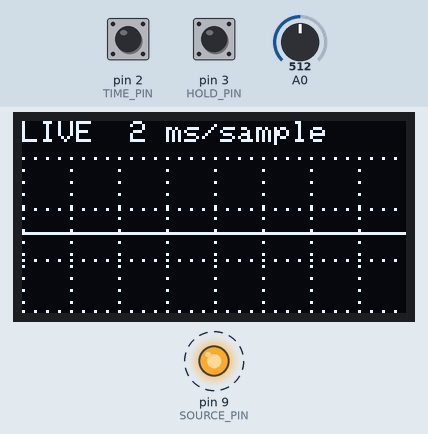
This sketch was run on a simulated Arduino Uno, built with avr-gcc and run on an emulated ATmega328P. On the bench: 128×64 one-colour display, output pins drawn as LEDs (lit = HIGH). Dashed ring = blinking. Inputs (shaded band) come from the test bench; at power-on: pin 3 (HOLD_PIN) HIGH, A0 = 512, pin 2 (TIME_PIN) HIGH.

Above: at 1.2 s.
1.3 s: pin 3 (HOLD_PIN) pulled LOW for 0.15 s
At 1.49 s:
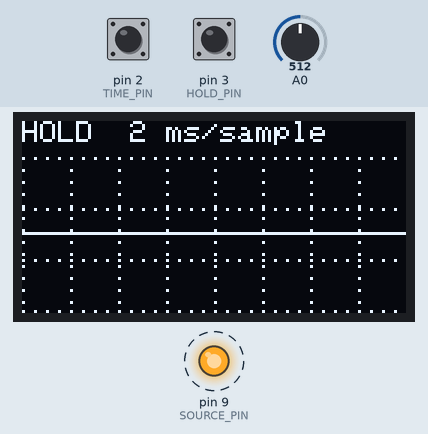
2.0 s: pin 3 (HOLD_PIN) pulled LOW for 1 s
3.6 s: A0 set to 549
At 4.08 s:
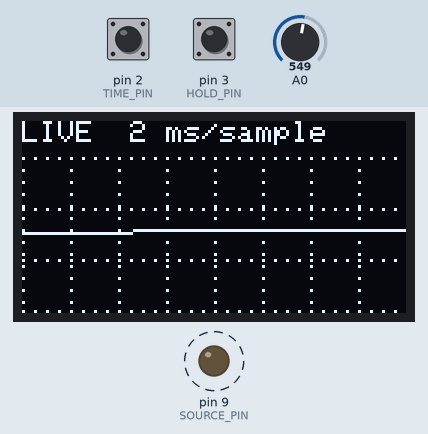
5.6 s: pin 2 (TIME_PIN) pulled LOW for 0.15 s
At 6.19 s:
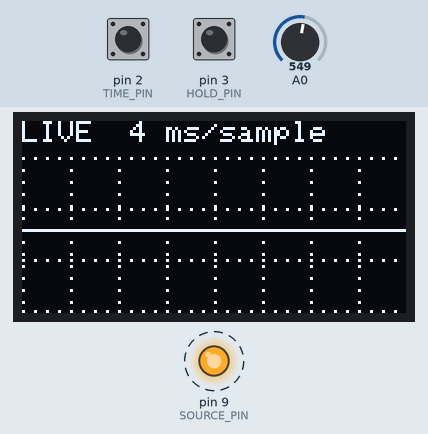
6.3 s: A0 set to 511
At 6.79 s:
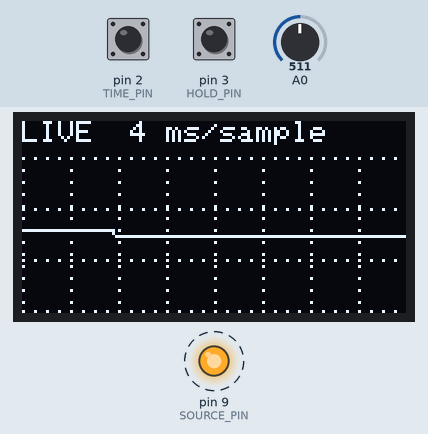
8.2 s: pin 2 (TIME_PIN) pulled LOW for 1 s
At 8.59 s:
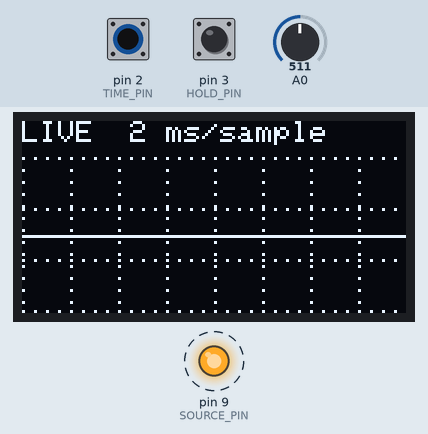
Timing chart, 0 to 10.8 s (numbered marks = the images above; inputs shaded):
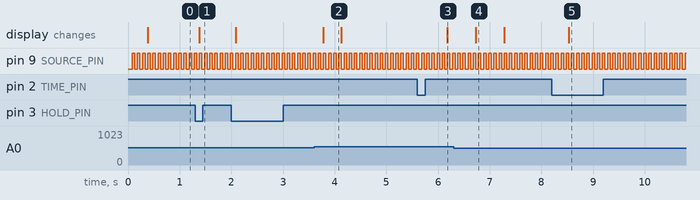

The sketch:

wearable_scope.ino
```cpp
#include <Wire.h>
#include <Adafruit_GFX.h>
#include <Adafruit_SSD1306.h>

constexpr byte WIDTH = 128, HEIGHT = 64;
constexpr byte TIME_PIN = 2, HOLD_PIN = 3, SOURCE_PIN = 9;
constexpr unsigned long DEBOUNCE_MS = 28;
Adafruit_SSD1306 oled(WIDTH, HEIGHT, &Wire, -1);
byte frame[WIDTH];
byte sampleIndex = 0;
bool hasFrame = false, hold = false;
unsigned int intervalUs = 2000, lastIntervalUs = 2000;
unsigned long nextSampleUs = 0;

struct Button {
  bool raw = false, stable = false;
  unsigned long changedAt = 0;
  bool pressed(byte pin) {
    const bool value = digitalRead(pin) == LOW;
    const unsigned long now = millis();
    if (value != raw) {
      raw = value;
      changedAt = now;
    }
    if (raw == stable || now - changedAt < DEBOUNCE_MS) return false;
    stable = raw;
    return stable;
  }
} timeButton, holdButton;

void drawFrame(bool updateTrace) {
  if (updateTrace) oled.clearDisplay();
  else oled.fillRect(0, 0, WIDTH, 10, SSD1306_BLACK);
  oled.setCursor(0, 0);
  oled.print(hold ? F("HOLD  ") : F("LIVE  "));
  oled.print((hasFrame ? lastIntervalUs : intervalUs) / 1000);
  oled.print(F(" ms/sample"));
  if (updateTrace) {
    for (byte x = 0; x < WIDTH; x += 16)
      for (byte y = 12; y < HEIGHT; y += 4) oled.drawPixel(x, y, SSD1306_WHITE);
    for (byte y = 12; y < HEIGHT; y += 17)
      for (byte x = 0; x < WIDTH; x += 4) oled.drawPixel(x, y, SSD1306_WHITE);
    if (hasFrame)
      for (byte x = 1; x < WIDTH; x++)
        oled.drawLine(x - 1, frame[x - 1], x, frame[x], SSD1306_WHITE);
  }
  oled.display();
}

void setup() {
  Serial.begin(115200);
  pinMode(TIME_PIN, INPUT_PULLUP);
  pinMode(HOLD_PIN, INPUT_PULLUP);
  Wire.begin();
  byte address = 0x3C;
  Wire.beginTransmission(address);
  if (Wire.endTransmission() != 0) {
    address = 0x3D;
    Wire.beginTransmission(address);
    if (Wire.endTransmission() != 0) {
      Serial.println(F("OLED not found. Check power and I2C."));
      while (true) delay(1000);
    }
  }
  if (!oled.begin(SSD1306_SWITCHCAPVCC, address)) {
    Serial.println(F("OLED buffer allocation failed."));
    while (true) delay(1000);
  }
  oled.setTextSize(1);
  oled.setTextColor(SSD1306_WHITE);
  pinMode(SOURCE_PIN, OUTPUT);
  // Classic 16 MHz ATmega328P: Timer1 toggles OC1A (D9) every 50 ms.
  TCCR1B = 0;
  TCCR1A = _BV(COM1A0);
  TCNT1 = 0;
  OCR1A = 12499;
  TCCR1B = _BV(WGM12) | _BV(CS11) | _BV(CS10);
  drawFrame(true);
  nextSampleUs = micros();
}

void loop() {
  if (timeButton.pressed(TIME_PIN) && !hold) {
    intervalUs = intervalUs == 2000 ? 4000 : 2000;
    sampleIndex = 0;
    nextSampleUs = micros();
  }
  if (holdButton.pressed(HOLD_PIN) && hasFrame) {
    hold = !hold;
    drawFrame(false);
    sampleIndex = 0;
    nextSampleUs = micros();
  }
  if (hold) return;
  const unsigned long now = micros();
  if ((long)(now - nextSampleUs) < 0) return;
  nextSampleUs = now + intervalUs;
  const unsigned int sample = analogRead(A0);
  frame[sampleIndex++] = 63 - ((unsigned long)sample * 51 + 511) / 1023;
  if (sampleIndex == WIDTH) {
    lastIntervalUs = intervalUs;
    hasFrame = true;
    drawFrame(true);
    sampleIndex = 0;
    nextSampleUs = micros();
  }
}
```

Measured:
- the behaviour switches between 531 and 532 on A0 (found by bisection; images 1 and 2)
- after the input at 1.3 s, the display: changes after 0.08 s (image 1)
- after the input at 3.6 s, the display: changes after 0.18 s (image 2)
- after the input at 5.6 s, the display: changes after 0.58 s (image 3)
- after the input at 6.3 s, the display: changes after 0.43 s (image 4)
- after the input at 8.2 s, the display: changes after 0.33 s (image 5)
- by itself, pin 9 (SOURCE_PIN): alternates HIGH for 0.05 s and LOW for 0.05 s
